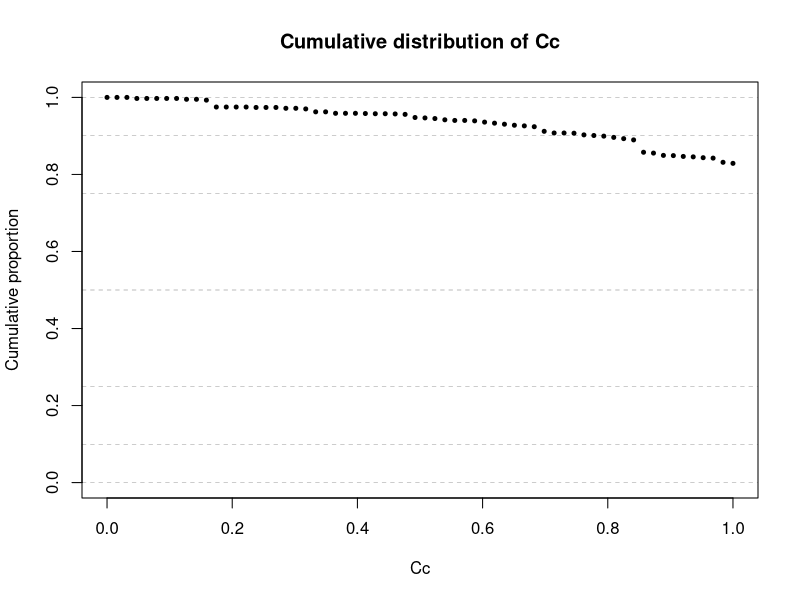

This figure's R source:
d <- read.csv("Table_3.csv", header=T)
head(d)
pdf(height=4, width=3.5, file="Cumulative_Cc.pdf")
plot(d$Cc, d$Cumulative, ylab="Cumulative proportion", xlab="Cc", main="Cumulative distribution of Cc", xlim=c(0,1), ylim=c(0,1), pch=20, col="black", cex=0.8)
abline(h=1.00, lty=2, lwd=0.2)
abline(h=0.90, lty=2, lwd=0.2)
abline(h=0.75, lty=2, lwd=0.2)
abline(h=0.50, lty=2, lwd=0.2)
abline(h=0.25, lty=2, lwd=0.2)
abline(h=0.10, lty=2, lwd=0.2)
abline(h=0.00, lty=2, lwd=0.2)
dev.off()
